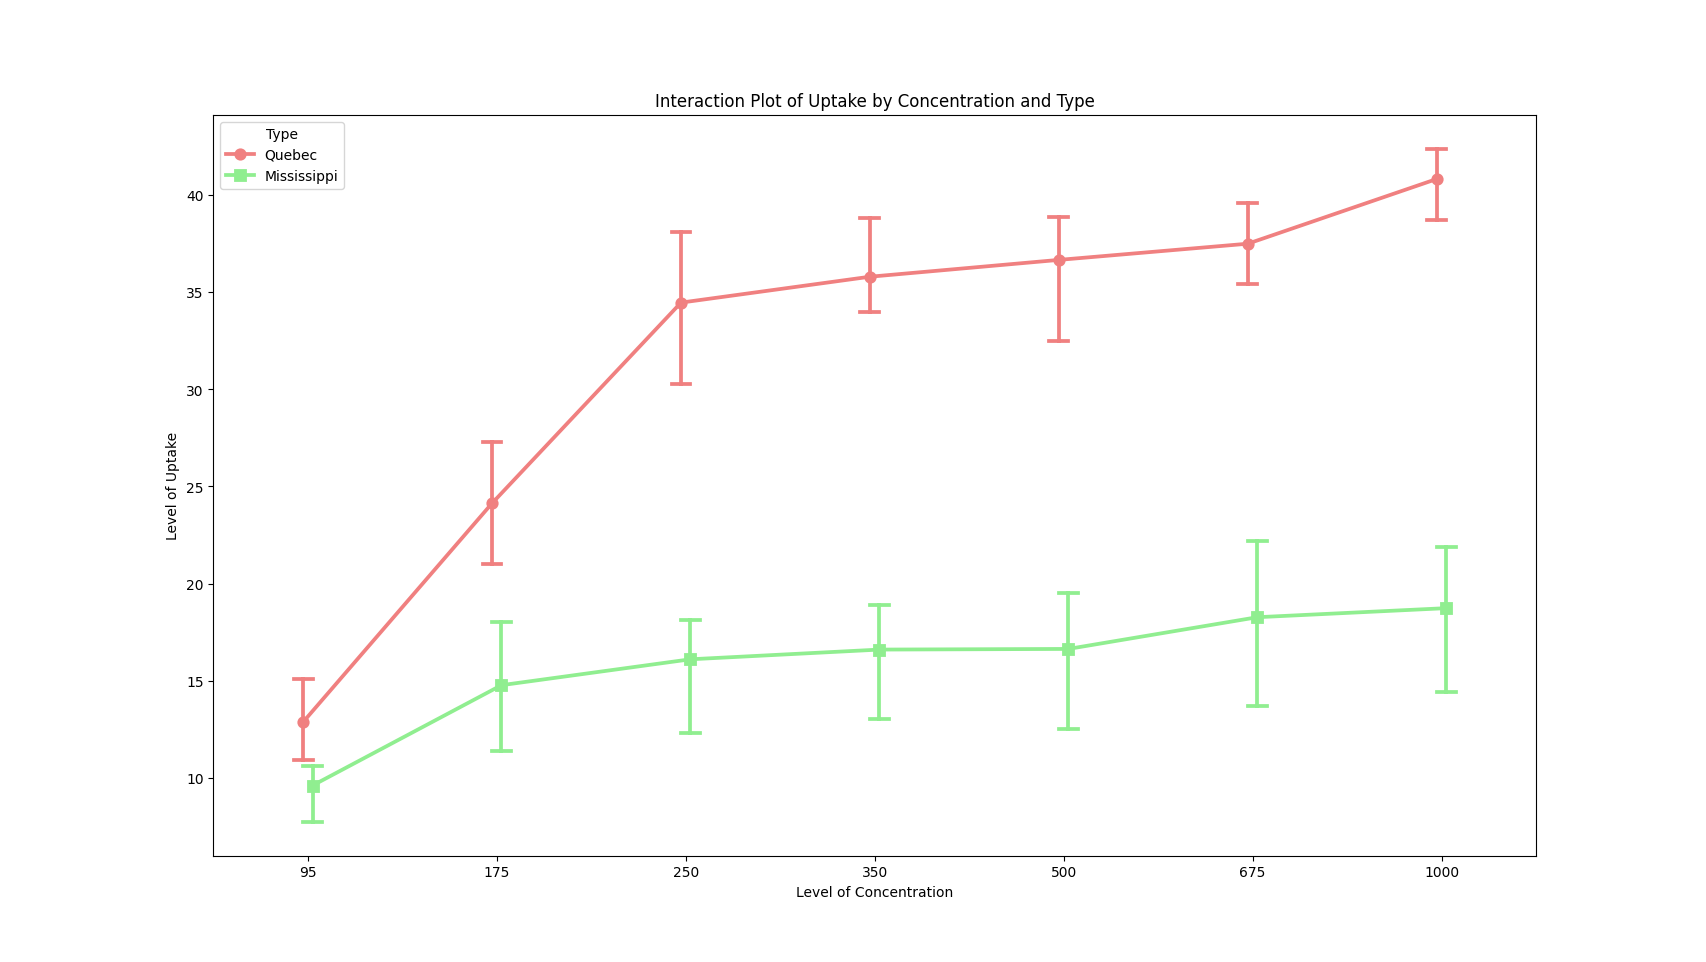

Write the Python code that produced this figure.
import pandas as pd
import statsmodels.api as sm
from statsmodels.formula.api import mixedlm
import matplotlib.pyplot as plt
import seaborn as sns

data = pd.read_csv('path/CO2.csv')

# Convert 'conc' to a categorical variable
data['conc'] = data['conc'].astype('category')

# Subset the data for 'chilled' treatment
chilled_data = data[data['Treatment'] == 'chilled']

# Fit the mixed effects model considering Plant and conc as random effects
model_formula = 'uptake ~ C(conc) * Type'
mixed_model = mixedlm(model_formula, chilled_data, groups=chilled_data['Plant'], re_formula="~C(conc)")
mixed_results = mixed_model.fit()

# Print the summary of the model
print(mixed_results.summary())

# Calculate and display descriptive statistics
descriptive_stats = chilled_data.groupby(['Type', 'conc']).uptake.agg(['mean', 'std', 'count']).reset_index()
print("\nDescriptive Statistics:")
print(descriptive_stats)

# Extract parameter estimates if needed for manual calculations of F-values
fixed_effects = mixed_results.fe_params
print("\nFixed Effects:")
print(fixed_effects)

# Manually compute effect sizes if required from variance components
var_components = mixed_results.cov_re
total_variance = var_components.sum().sum() + mixed_results.scale  # total variance = random effects + residual
fixed_effect_var = (fixed_effects ** 2).sum()  # simplistic approach for demonstration

print("\nVariance Components:")
print(var_components)
print("\nTotal Variance:", total_variance)
print("Fixed Effect Variance Estimate:", fixed_effect_var)

# Visualize interactions
sns.pointplot(data=chilled_data, x='conc', y='uptake', hue='Type', dodge=True, markers=['o', 's'], capsize=.1,
              palette=['lightcoral', 'lightgreen'])  # Specify light red and light green colors
plt.title('Interaction Plot of Uptake by Concentration and Type')
plt.xlabel('Level of Concentration')
plt.ylabel('Level of Uptake')
plt.show()
